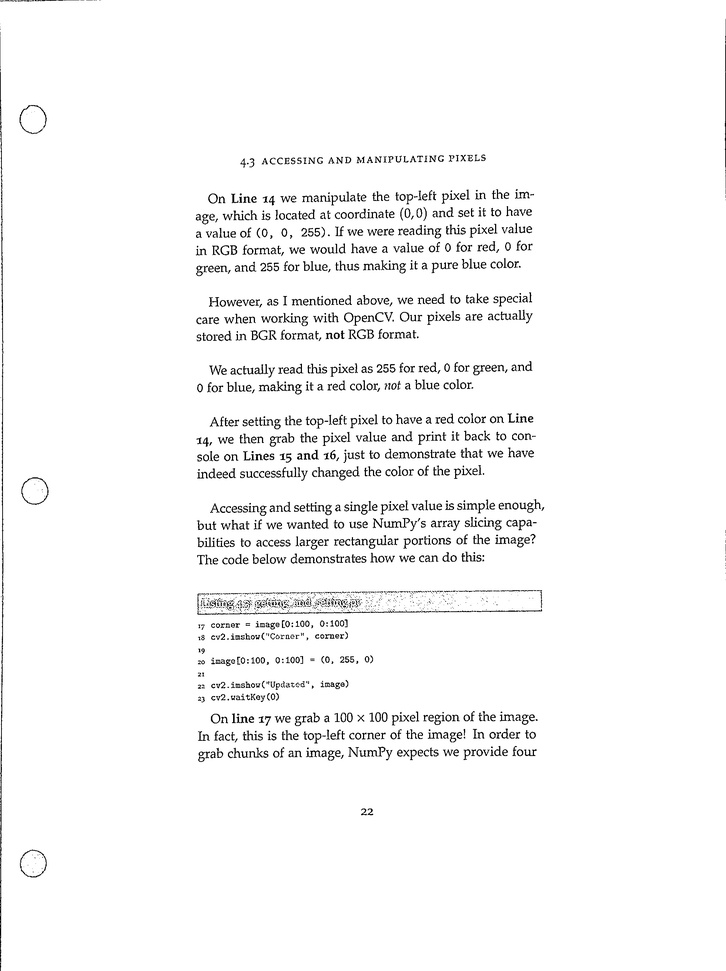
#> input picture img-folder/ts.jpg, 726 x 971 px, shrunk from 1962 x 2624 before the run
$ python -i process.py   (imports and definitions only)
#> lines starting #> are read from the running program, lines starting #| are printed output that depends on the picture; after the words box and inside, x2 and y2 are one past the last pixel; in counts of white or black regions, pixels touching at a corner belong together
#> further down, picture is the input picture: shape (971, 726, 3); min 0, max 255, mean 247.1
import cv2
import imutils
import numpy as np
def FourCornerExtraction(image):


    # convert the image to grayscale, blur it, and find edges
    # in the image
    gray = cv2.cvtColor(image, cv2.COLOR_BGR2GRAY)
    gray = cv2.GaussianBlur(gray, (5, 5), 0)
    edged = cv2.Canny(gray, 75, 200)
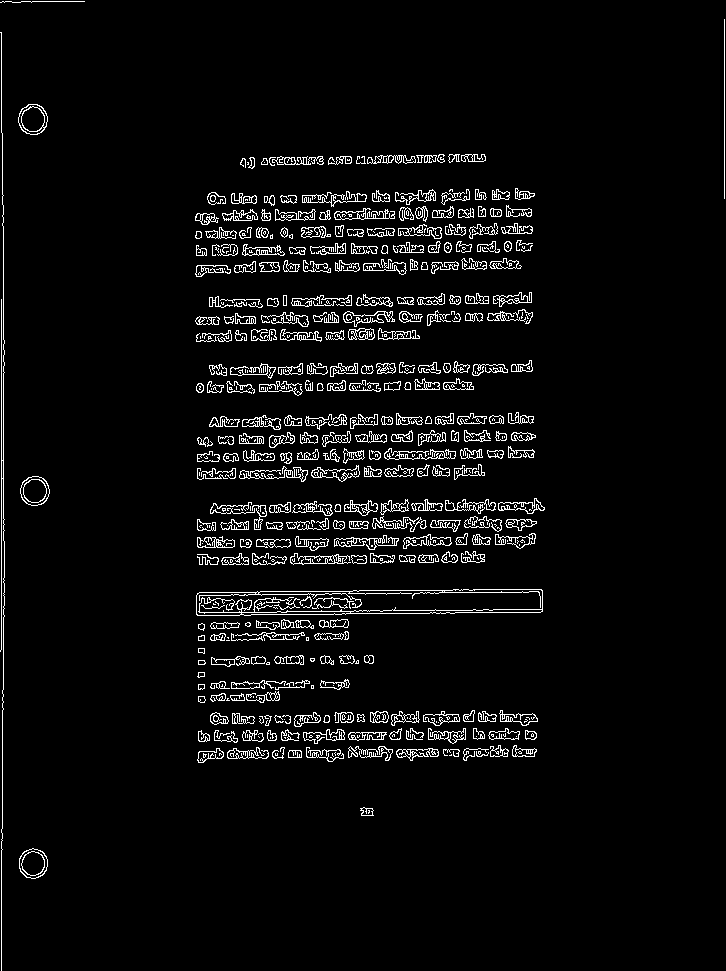
#> edged: shape (971, 726); 4.5% white in thin lines or dots

    # show the original image and the edge detected image


    # find the contours in the edged image, keeping only the
    # largest ones, and initialize the screen contour
    cnts = cv2.findContours(edged.copy(), cv2.RETR_LIST, cv2.CHAIN_APPROX_SIMPLE)
#> cnts = 1232 contours, 681 with area under 20; largest, box (x1, y1, x2, y2) and area: (196, 589, 543, 616) 7912, (196, 589, 543, 616) 6878, (18, 104, 48, 135) 693, (20, 476, 50, 506) 667, (19, 848, 48, 879) 665
    cnts = imutils.grab_contours(cnts)
    cnts = sorted(cnts, key = cv2.contourArea, reverse = True)[:5]
#> cnts = 5 contours; box (x1, y1, x2, y2) and area: (196, 589, 543, 616) 7912, (196, 589, 543, 616) 6878, (18, 104, 48, 135) 693, (20, 476, 50, 506) 667, (19, 848, 48, 879) 665

    # loop over the contours
    screenCnt = None
    for c in cnts:
        # approximate the contour
        peri = cv2.arcLength(c, True)
        approx = cv2.approxPolyDP(c, 0.02 * peri, True)

        # if our approximated contour has four points, then we
        # can assume that we have found our screen
        if len(approx) == 4:
            screenCnt = approx
            break
#> this loop made 1 pass
#> (peri, screenCnt) on pass 1: (747.5, [[542, 590], [199, 592], [196, 614], [540, 612]])
    return screenCnt

# [60 lines left out: functions order_points, four_point_transform, not called in this run]

>>> import cv2
>>> picture = cv2.imread('img-folder/ts.jpg')
>>> result = FourCornerExtraction(picture)
#> result = [[542, 590], [199, 592], [196, 614], [540, 612]]
